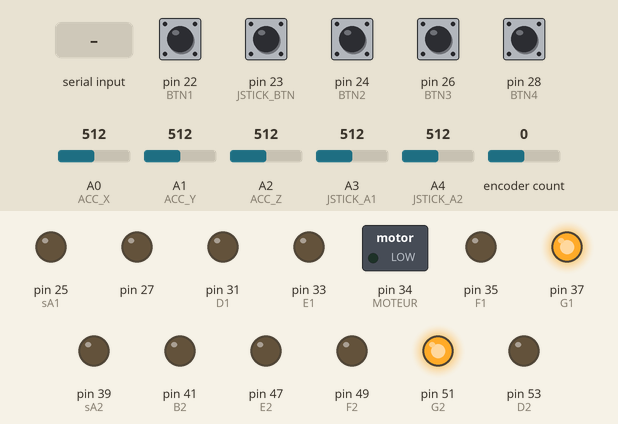
This program was run on a simulated Arduino Mega 2560, built with avr-gcc and run on an emulated ATmega2560. Shown: switched loads named in the program (green lamp = pin HIGH), output pins drawn as LEDs (lit = HIGH). The inputs (shaded band) are chosen by the test bench; at power-on: pin 22 (BTN1), pin 23 (JSTICK_BTN), pin 24 (BTN2), pin 26 (BTN3), pin 28 (BTN4) LOW, A0 (ACC_X) = 512, A1 (ACC_Y) = 512, A2 (ACC_Z) = 512, A3 (JSTICK_A1) = 512, A4 (JSTICK_A2) = 512, encoder count 0. Pins used as bus, display or sensor lines are not drawn; what the program prints to the serial monitor is not drawn.

Above: at 1.2 s.
1.3 s: "Case 0\n" received over Serial
Timing chart, 0 to 4.3 s (numbered marks = the images above; inputs shaded):
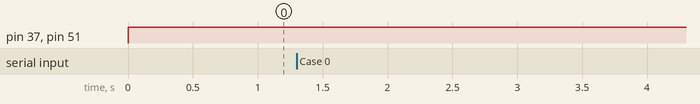

The program:

main.cpp
```cpp
#include <Arduino.h>
#include "Test.h"
#include <ArduinoJson.h>
#include "SeptSegement.h"
#include "Joystick.h"
#include "Encoder.h"
#include "Bouton.h"
#include "Communication.h"

#define BAUD 460800       // Frequence de transmission serielle


void setup() {
  // put your setup code here, to run once:
  //test_unitaire();
  Serial.begin(BAUD);

  //Enc* Encodeur0 = new Enc (ENC_A, ENC_B);


  /*seg2->write(0);
  delay(2000);
  seg2->write(1);
  delay(2000);
  seg2->write(2);
  delay(2000);
  seg2->write(3);
  delay(2000);
  seg2->write(4);
  delay(2000);
  seg2->write(5);
  delay(2000);
  seg2->write(6);
  delay(2000);
  seg2->write(7);
  delay(2000);
  seg2->write(8);
  delay(2000);
  seg2->write(9);
  delay(2000);*/


}

void loop() {
  // put your main code here, to run repeatedly:
  //test
  //int16_t Position[2] = {0,0}; //[X,Y]
  SeptSegement* seg1 = new SeptSegement (sA1,sB1,C1,D1, E1, F1, G1,0,SEGON );
  SeptSegement* seg2 = new SeptSegement (sA2,B2,C2,D2, E2, F2, G2,0,SEGON );
  uint8_t segement_7 = 0;
  uint8_t Diz = 0;
  uint8_t unite = 0;
  bool mot = 0;
  Encoder* myEnc = new Encoder(ENC_A, ENC_B);
  Joystick* Joystick0 = new Joystick(JSTICK_A1, JSTICK_A2);
  int16_t Acc_X = 0;
  int16_t Acc_Y = 0;
  int16_t Acc_Z = 0;
  //init moteur
  pinMode(MOTEUR, OUTPUT);
  digitalWrite(MOTEUR, 0);
   while(1)
   {

    Joystick0->Update();
    if (BOUTONSTATE(BTN1) == BTNON)
    {
      Acc_X = analogRead(ACC_X);
      Acc_Y = analogRead(ACC_Y);
      Acc_Z = analogRead(ACC_Z);
    }
    else
    {
      Acc_X = 0;
      Acc_Y = 0;
      Acc_Z = 0;
    }


    if (Serial.available() )
    {
      //Serial.print("Message Recu \n");
      readMsg(segement_7, mot);
      unite = segement_7%10;
      Diz = (segement_7 - unite)/10;
      seg2->write(unite);
      seg1->write(Diz);
      digitalWrite(MOTEUR, mot);
      sendMsg(Joystick0->GetX(), Joystick0->GetY(), BOUTONSTATE(BTN2), BOUTONSTATE(BTN3), BOUTONSTATE(BTN4), BOUTONSTATE(JSTICK_BTN), Acc_X, Acc_Y, Acc_Z, myEnc->read());
    }
    delay(10);
    //sendMsg(Joystick0->GetX(), Joystick0->GetY(), BOUTONSTATE(BTN2), BOUTONSTATE(BTN3), BOUTONSTATE(BTN4), BOUTONSTATE(JSTICK_BTN), Acc_X, Acc_Y, Acc_Z, myEnc->read());
  }
}

void serialEvent() {
  //Serial.print("toggle\n");
  shouldRead_ = true; }
```

AnalogProcessing.cpp
```cpp
#include <Arduino.h>
#include "AnalogProcessing.h"
#include <math.h>

int16_t CenterValue(int16_t Value, int16_t midVal)
{
    return Value - midVal;
}
// prend un vecteur[x,y,z] et retourne la magintude et l'angle(x, y) de ce vecteur
void  Vectorise(int16_t *Vecteur, int16_t size, int16_t *Magnitude, float *angle)
{
    // calcul magnitude
    float sum;
    for (int i = 0; i< size; i++)
    {
    Vecteur[i] = (Vecteur[i]*Vecteur[i]);
    //vector[i] = exp()
    }
    for (int i = 0; i< size; i++)
    {
    sum = sum + Vecteur[i];
    }

    *Magnitude = sum;

    // clacul phase
    *angle = atan((Vecteur[2]/Vecteur[1]));

}
```

AnalogProcessing.h
```cpp
#ifndef AP_H
#define AP_H


int16_t CenterValue(int16_t Value, int16_t midVal);
// prend un vecteur et retourne la magintude et l'angle de ce vecteur
void  Vectorise(int16_t *Vecteur, int16_t size, int16_t *Magnitude, float *angle);

#endif
```

BSP.h
```cpp
#ifndef BSP_H
#define BSP_H

#include "Arduino.h"


#define ACC_X       A0
#define ACC_Y       A1
#define ACC_Z       A2

#define JSTICK_A1   A3
#define JSTICK_A2   A4
#define JSTICK_BTN  23

#define ENC_A       2
#define ENC_B       3

#define sA1         25
#define sB1          27
#define C1          52
#define D1          31
#define E1          33
#define F1          35
#define G1          37
#define sA2         39
#define B2          41
#define C2          43
#define D2          53
#define E2          47
#define F2          49
#define G2          51
#define SEGON       0

#define BTN1        22
#define BTN2        24
#define BTN3        26
#define BTN4        28
#define BTNON       0

#define MOTEUR      34 // not fixed

#endif
```

Bouton.h
```cpp
#ifndef BOUTON_H
#define BOUTON_H

#include <Arduino.h>

#define BOUTONSTATE(Pin) digitalRead(Pin)

#endif
```

Communication.cpp
```cpp
#include "Communication.h"
#include <Arduino.h>

/*---------------------------- Variables globales ---------------------------*/
volatile bool shouldSend_ = false;  // Drapeau prêt à envoyer un message
volatile bool shouldRead_ = false;  // Drapeau prêt à lire un message
StaticJsonDocument<500> docSend;
StaticJsonDocument<500> docRecive;
//#TODO  Add comm protocol
/*---------------------------Definition de fonctions ------------------------*/


/*---------------------------Definition de fonctions ------------------------
Fonction d'envoi
Entrée : Aucun
Sortie : Aucun
Traitement : Envoi du message
-----------------------------------------------------------------------------*/
void sendMsg(int16_t JStick_X, int16_t JStick_Y, bool Btn2, bool Btn3, bool Btn4, bool Btn5, int16_t ACC_X, int16_t ACC_Y, int16_t ACC_Z, long Encodeur) {
  // Elements du message
  docSend["JX"] = JStick_X;
  docSend["JY"] = JStick_Y;
  docSend["2"] = Btn2;
  docSend["3"] = Btn3;
  docSend["4"] = Btn4;
  docSend["5"] = Btn5;
  docSend["X"] = ACC_X;
  docSend["Y"] = ACC_Y;
  docSend["Z"] = ACC_Z;
  docSend["E"] = Encodeur;

  // Serialisation
  serializeJson(docSend, Serial);

  // Envoie
  Serial.println();
  shouldSend_ = false;
  return;
}

/*---------------------------Definition de fonctions ------------------------
Fonction de reception
Entrée : Aucun
Sortie : Aucun
Traitement : Réception du message
-----------------------------------------------------------------------------*/
void readMsg(uint8_t &segement_7, bool &mot){
  // Lecture du message Json
  //StaticJsonDocument<500> doc;

  JsonVariant parse_msg;

  // Lecture sur le port Seriel
  DeserializationError error = deserializeJson(docRecive, Serial);
  shouldRead_ = false;


  // Si erreur dans le message
  if (error) {
    Serial.print("deserialize() failed: ");
    Serial.println(error.c_str());
    return;
  }

  parse_msg = docRecive["7segement"];
  parse_msg = docRecive["Moteur"];
  segement_7 = docRecive["7segement"];
  mot = docRecive["Moteur"].as<bool>();
  // Analyse des éléments du message message
  //parse_msg = doc["led"];
  //if (!parse_msg.isNull()) {
    // mettre la led a la valeur doc["led"]
   // digitalWrite(pinLED,doc["led"].as<bool>());
  //}
}
```

Communication.h
```cpp
#ifndef COMM_H
#define COMM_H
#include <ArduinoJson.h>

extern volatile bool shouldSend_;  // Drapeau prêt à envoyer un message
extern volatile bool shouldRead_;  // Drapeau prêt à lire un message
/*------------------------- Prototypes de fonctions -------------------------*/
void sendMsg(int16_t JStick_X, int16_t JStick_Y, bool Btn2, bool Btn3, bool Btn4, bool Btn5, int16_t ACC_X, int16_t ACC_Y, int16_t ACC_Z, long Encodeur);
void readMsg(uint8_t &segement_7, bool &mot);
//void serialEvent();


#endif
```

Joystick.h
```cpp
#ifndef JOYSTICK_H
#define JOYSTICH_H

#include <Arduino.h>
#include "AnalogProcessing.h"


class Joystick
{
private:
    int16_t Position[2]; //[X,Y]
    int16_t MagnitudeJstick = 0;
    float PhaseJstick = 0;
    uint8_t PinX = 0;
    uint8_t PinY = 0;
public:
    Joystick(uint8_t PinAX, uint8_t PinAY);
    ~Joystick();
    void Update();
    void GetVector(int16_t *Magnitude, float *Phase);
    int16_t GetX();
    int16_t GetY();

};

Joystick::Joystick(uint8_t PinAX, uint8_t PinAY)
{
    PinX = PinAX;
    PinY = PinAY;
}

Joystick::~Joystick()
{
}

void Joystick::Update()
{
   // lis le jstick
   Position[0] = analogRead(PinX);
   //Serial.print(Position[0]);
   Position[1] = analogRead(PinY);
   //Serial.print(Position[1]);
   // rend les valeurs Carthesiennes
   Position[0] = CenterValue( Position[0], 511);
   Position[1] = CenterValue( Position[1], 511);
   // rend les valeurs sous forme de vecteur
   //Vectorise(Position, 2, &MagnitudeJstick, &PhaseJstick);

}
void Joystick::GetVector(int16_t *Magnitude, float *Phase)
{
    *Magnitude = MagnitudeJstick;
    *Phase = PhaseJstick;
}


int16_t Joystick::GetX()
{
    return Position[0];
};
int16_t Joystick::GetY()
{
    return Position[1];
};
#endif
```

SeptSegement.h
```cpp
#ifndef SEPT_SEGEMENT_H
#define SEPT_SEGEMENT_H

#include <Arduino.h>

class SeptSegement
{
private:
    /* data */
    //enum SegmentPlace: int{A = 0, B, C, D, E, F, G};
    uint8_t Segement[7];
    uint8_t SegOn;
    // retourne un tableau[7] disant quel segement a alumer
    void BCDToSeptSeg(uint8_t *Seg, uint8_t BCD);
public:
    // si number == 10 le sept seg est init wiht all off
    SeptSegement(uint8_t A,uint8_t B,uint8_t C,uint8_t D,uint8_t E,uint8_t F,uint8_t G, uint8_t number,uint8_t OnState );
    ~SeptSegement();
    // ecrit le chifre sur le sept seg prend un chifre binaire de 0 a 9 le reste des bits est ignoree
    void write(uint8_t number);
    // eteint tout les segement
    void off();
};

void SeptSegement::BCDToSeptSeg(uint8_t *Seg, uint8_t BCD)
{
    uint8_t ValOFF;
    uint8_t ValON;
    if (SegOn == 0 )
    {
        ValOFF = 1;
        ValON = 0;
    }
    else
    {
        ValOFF = 0;
        ValON = 1;
    }
    BCD = BCD & 0x0F;
    //Serial.print(BCD);
    // clear buffer with off state
    for (int i =0; i > 7;i++)
    {
        Seg[i] = ValOFF;
    }
    switch (BCD)
    {
    case 0:
        //Serial.print("Case 0");
        Seg[0] = ValON;
        Seg[1] = ValON;
        Seg[2] = ValON;
        Seg[3] = ValON;
        Seg[4] = ValON;
        Seg[5] = ValON;
        break;
    case 1:
        //Serial.print("Case 1");
        Seg[1] = ValON;
        Seg[2] = ValON;
        break;
    case 2:
        //Serial.print("Case 2");
        Seg[0] = ValON;
        Seg[1] = ValON;
        Seg[6] = ValON;
        Seg[4] = ValON;
        Seg[3] = ValON;
        break;
    case 3:
        //Serial.print("Case 3");
        Seg[0] = ValON;
        Seg[1] = ValON;
        Seg[6] = ValON;
        Seg[2] = ValON;
        Seg[3] = ValON;
        break;
    case 4:
        //Serial.print("Case 4");
        Seg[5] = ValON;
        Seg[6] = ValON;
        Seg[1] = ValON;
        Seg[2] = ValON;
        break;
    case 5:
        //Serial.print("Case 5");
        Seg[0] = ValON;
        Seg[5] = ValON;
        Seg[6] = ValON;
        Seg[2] = ValON;
        Seg[3] = ValON;
        break;
    case 6:
        //Serial.print("Case 6");
        Seg[0] = ValON;
        Seg[5] = ValON;
        Seg[4] = ValON;
        Seg[3] = ValON;
        Seg[2] = ValON;
        Seg[6] = ValON;
        break;
    case 7:
        //Serial.print("Case 7");
        Seg[0] = ValON;
        Seg[1] = ValON;
        Seg[2] = ValON;
        break;
    case 8:
        //Serial.print("Case 8");
        Seg[0] = ValON;
        Seg[1] = ValON;
        Seg[2] = ValON;
        Seg[3] = ValON;
        Seg[4] = ValON;
        Seg[5] = ValON;
        Seg[6] = ValON;
        break;
    case 9:
        //Serial.print("Case 9");
        Seg[0] = ValON;
        Seg[1] = ValON;
        Seg[3] = ValON;
        Seg[2] = ValON;
        Seg[5] = ValON;
        Seg[6] = ValON;
        break;

    default:
        break;
    }
    //for (int i = 0; i< 7; i++)
    //{
    //    Serial.print(Seg[i]);
    //}
    //Serial.print("\n");
}

SeptSegement::SeptSegement(uint8_t A,uint8_t B,uint8_t C,uint8_t D,uint8_t E,uint8_t F,uint8_t G, uint8_t number, uint8_t OnState )
{
    if (OnState == 0)
    {
        SegOn = 0;
    }
    else
    {
        SegOn = 1;
    }
    //Serial.print(SegOn);
    pinMode(A, OUTPUT);
    digitalWrite(A, !SegOn );
    pinMode(B, OUTPUT);
    digitalWrite(B, !SegOn );
    pinMode(C, OUTPUT);
    digitalWrite(C, !SegOn );
    pinMode(D, OUTPUT);
    digitalWrite(D, !SegOn );
    pinMode(E, OUTPUT);
    digitalWrite(E, !SegOn );
    pinMode(F, OUTPUT);
    digitalWrite(F, !SegOn );
    pinMode(G, OUTPUT);
    digitalWrite(G, !SegOn );

    Segement[0] = A;
    Segement[1] = B;
    Segement[2] = C;
    Segement[3] = D;
    Segement[4] = E;
    Segement[5] = F;
    Segement[6] = G;

    if (number < 10 )
    {
        write(number);
    }
}

SeptSegement::~SeptSegement()
{
    off();
}

void SeptSegement::write(uint8_t number)
{
    uint8_t seg[7] = {1,1,1,1,1,1,1};

    BCDToSeptSeg(seg, number);
    for (int i = 0; i < 7; i++)
    {
        digitalWrite(Segement[i], seg[i] );
    }
}

void SeptSegement::off()
{
    for (int i = 0; i < 7; i++)
    {
        digitalWrite(Segement[i],  !SegOn );
    }
}
#endif
```

Test.cpp
```cpp
#include "Test.h"
// test les fonctions tel que alumer un sgement
void test_unitaire(void)
{
    //Init
    Serial.begin(9600);               // Initialisation de la communication serielle

    //init 7 seg
    pinMode(sA1, OUTPUT);
    digitalWrite(sA1, !SEGON );
    pinMode(B1, OUTPUT);
    digitalWrite(B1, !SEGON );
    pinMode(C1, OUTPUT);
    digitalWrite(C1, !SEGON );
    pinMode(D1, OUTPUT);
    digitalWrite(D1, !SEGON );
    pinMode(E1, OUTPUT);
    digitalWrite(E1, !SEGON );
    pinMode(F1, OUTPUT);
    digitalWrite(F1, !SEGON );
    pinMode(G1, OUTPUT);
    digitalWrite(G1, !SEGON );
    pinMode(sA2, OUTPUT);
    digitalWrite(sA2, !SEGON );
    pinMode(B2, OUTPUT);
    digitalWrite(B2, !SEGON );
    pinMode(C2, OUTPUT);
    digitalWrite(C2, !SEGON );
    pinMode(D2, OUTPUT);
    digitalWrite(D2, !SEGON );
    pinMode(E2, OUTPUT);
    digitalWrite(E2, !SEGON );
    pinMode(F2, OUTPUT);
    digitalWrite(F2, !SEGON );
    pinMode(G2, OUTPUT);
    digitalWrite(G2, !SEGON );

    // init bouton
    pinMode(BTN1, INPUT);
    pinMode(BTN2, INPUT);
    pinMode(BTN3, INPUT);
    pinMode(BTN4, INPUT);
    pinMode(JSTICK_BTN, INPUT);

    // init moteur
    pinMode(MOTEUR, INPUT);
    // Test

    //Test segements

    digitalWrite(sA1, SEGON );
    delay(1000);
    digitalWrite(sA1, !SEGON );

    digitalWrite(B1, SEGON );
    delay(1000);
    digitalWrite(B1, !SEGON );

    digitalWrite(C1, SEGON );
    delay(1000);
    digitalWrite(C1, !SEGON );

    digitalWrite(D1, SEGON );
    delay(1000);
    digitalWrite(D1, !SEGON );

    digitalWrite(E1, SEGON );
    delay(1000);
    digitalWrite(E1, !SEGON );

    digitalWrite(F1, SEGON );
    delay(1000);
    digitalWrite(F1, !SEGON );

    digitalWrite(G1, SEGON );
    delay(1000);
    digitalWrite(G1, !SEGON );

    digitalWrite(sA2, SEGON );
    delay(1000);
    digitalWrite(sA2, !SEGON );

    digitalWrite(B2, SEGON );
    delay(1000);
    digitalWrite(B2, !SEGON );

    digitalWrite(C2, SEGON );
    delay(1000);
    digitalWrite(C2, !SEGON );

    digitalWrite(D2, SEGON );
    delay(1000);
    digitalWrite(D2, !SEGON );

    digitalWrite(E2, SEGON );
    delay(1000);
    digitalWrite(E2, !SEGON );

    digitalWrite(F2, SEGON );
    delay(1000);
    digitalWrite(F2, !SEGON );

    digitalWrite(G2, SEGON );
    delay(1000);
    digitalWrite(G2, !SEGON );

    // alume tout les segements
    digitalWrite(sA1, SEGON );
    digitalWrite(B1, SEGON );
    digitalWrite(C1, SEGON );
    digitalWrite(D1, SEGON );
    digitalWrite(E1, SEGON );
    digitalWrite(F1, SEGON );
    digitalWrite(G1, SEGON );
    digitalWrite(sA2, SEGON );
    digitalWrite(B2, SEGON );
    digitalWrite(C2, SEGON );
    digitalWrite(D2, SEGON );
    digitalWrite(E2, SEGON );
    digitalWrite(F2, SEGON );
    digitalWrite(G2, SEGON );
    delay(1000);
    digitalWrite(sA1, !SEGON );
    delay(1000);
    digitalWrite(B1, !SEGON );
    delay(1000);
    digitalWrite(C1, !SEGON );
    delay(1000);
    digitalWrite(D1, !SEGON );
    delay(1000);
    digitalWrite(E1, !SEGON );
    delay(1000);
    digitalWrite(F1, !SEGON );
    delay(1000);
    digitalWrite(G1, !SEGON );
    delay(1000);
    digitalWrite(sA2, !SEGON );
    delay(1000);
    digitalWrite(B2, !SEGON );
    delay(1000);
    digitalWrite(C2, !SEGON );
    delay(1000);
    digitalWrite(D2, !SEGON );
    delay(1000);
    digitalWrite(E2, !SEGON );
    delay(1000);
    digitalWrite(F2, !SEGON );
    delay(1000);
    digitalWrite(G2, !SEGON );


    // test acc
    int AccX;
    int AccY;
    int AccZ;
    int i;
    Serial.print("test Accelerometre bouger le\n");
    for (i = 0; i<2;i++)
    {
        AccX = analogRead(ACC_X);
        AccY = analogRead(ACC_Y);
        AccZ = analogRead(ACC_Z);
        Serial.print("X:");
        Serial.print(AccX);
        Serial.print(", Y:");
        Serial.print(AccY);
        Serial.print(", Z:");
        Serial.print(AccZ);
        Serial.print("\n");
        delay(500);
    }

    // test jstick
    Serial.print("test joystick bouger le\n");
    for (i = 0; i<2;i++)
    {
        AccX = analogRead(JSTICK_A1);
        AccY = analogRead(JSTICK_A2);
        Serial.print("X:");
        Serial.print(AccX);
        Serial.print(", Y:");
        Serial.print(AccY);
        Serial.print("\n");
        delay(500);
    }


    // test boutons
    Serial.print("waiting for Bouton 1\n");
    while( digitalRead(BTN1) != BTNON);
    Serial.print("Bouton 1 pressed\n");

    Serial.print("waiting for Bouton 2\n");
    while( digitalRead(BTN2) != BTNON);
    Serial.print("Bouton 2 pressed\n");

    Serial.print("waiting for Bouton 3\n");
    while( digitalRead(BTN3) != BTNON);
    Serial.print("Bouton 3 pressed\n");

    Serial.print("waiting for Bouton 4\n");
    while( digitalRead(BTN4) != BTNON);
    Serial.print("Bouton 4 pressed\n");

    Serial.print("waiting for Bouton Jstick\n");
    while( digitalRead(JSTICK_BTN) != BTNON);
    Serial.print("Bouton Jstick pressed\n");

    Serial.print("Fin du test\n");
}

// test les fonctions tel que afficher 7 sur le display // test de la lib encodeur
void test_fonctionalite(void)
{

}
```

Test.h
```cpp
#ifndef Test_H
#define Test_H

#include "Arduino.h"
#include "BSP.h"

// test les fonctions tel que alumer un sgement
void test_unitaire(void);

// test les fonctions tel que afficher 7 sur le display
void test_fonctionalite(void);
#endif
```

Measured:
- after the input at 1.3 s, every drawn part: stays the same
